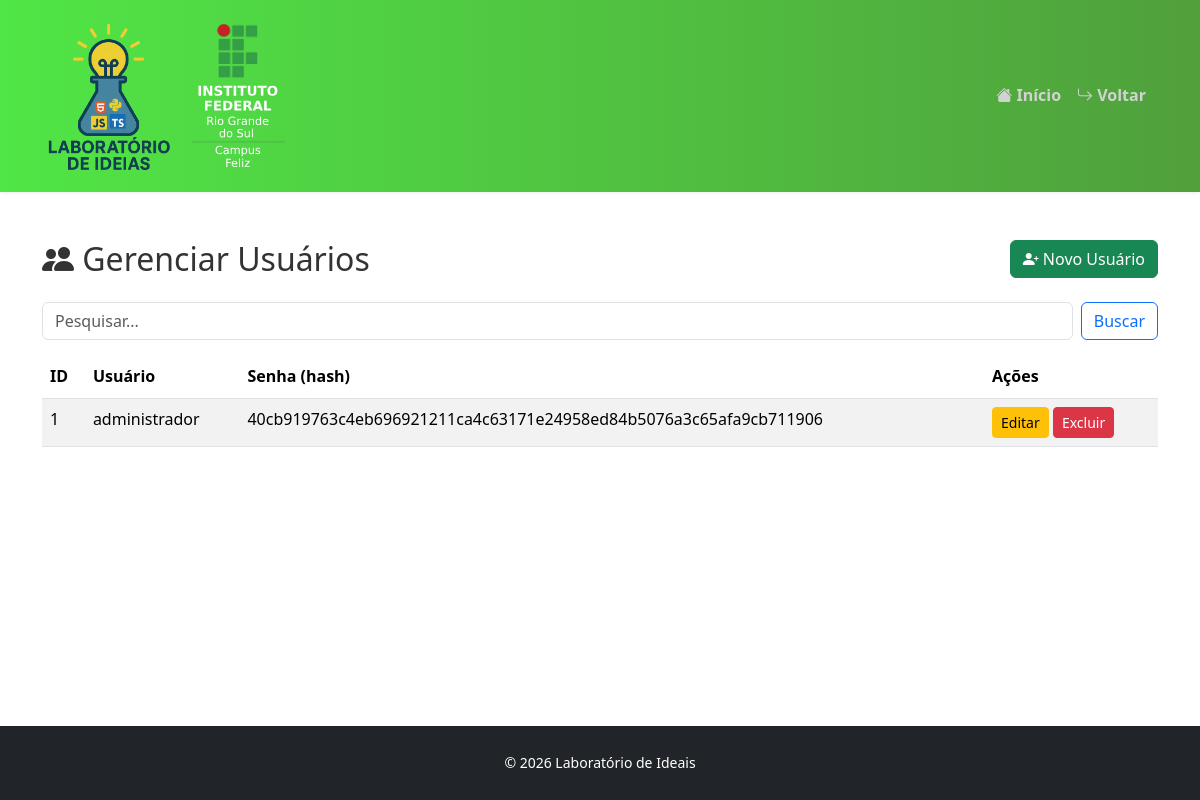
The app's page /manage_usuarios.php (signed in) with its own data.
### tables this page shows
CREATE TABLE `usuarios` (
  `id` int(11) NOT NULL,
  `usuario` varchar(150) NOT NULL,
  `senha` varchar(150) NOT NULL
);

### manage_usuarios.php (the view, shortened to what this page needs)
<?php
require_once 'db.php';
$usuarioLogado = $_SESSION['usuario'];
$search = isset($_GET['search']) ? $conn->real_escape_string($_GET['search']) : '';
$sql = "SELECT * FROM usuarios";
$result = $conn->query($sql);
?>
<!DOCTYPE html>
<html lang="pt-br">
<head>
  <link href="https://cdn.jsdelivr.net/npm/bootstrap@5.3.5/dist/css/bootstrap.min.css" rel="stylesheet">
  <link href="assets/css/style.css" rel="stylesheet">
  <link rel="stylesheet" href="https://cdn.jsdelivr.net/npm/bootstrap-icons@1.13.1/font/bootstrap-icons.min.css">
</head>
<body>
  <nav class="navbar navbar-expand-lg navbar-light bg-light">
    <div class="container">
      <a class="navbar-brand" href="#">
        <img src="assets/img/logo.png" alt="Logo Lab Ideias" height="80">
      </a>
      <a class="navbar-brand" href="#">
        <img src="assets/img/ifrs-logo.svg" alt="Logo IFRS" height="80">
      </a>
      <div class="collapse navbar-collapse" id="navbarNav">
        <ul class="navbar-nav ms-auto">
          <li class="nav-item">
            <a class="nav-link" href="index.php"><i class="bi bi-house-fill"></i> Início</a>
          </li>
          <li class="nav-item">
            <a class="nav-link" href="dashboard.php"><i class="bi bi-arrow-return-right"></i> Voltar</a>
          </li>
        </ul>
      </div>
    </div>
  </nav>
<main class="container py-5">
    <div class="d-flex justify-content-between align-items-center mb-4">
        <h2 class="mb-0"><i class="bi bi-people-fill"></i> Gerenciar Usuários</h2>
        <?php if ($usuarioLogado === 'administrador'): ?>
            <a href="cadusuarios.php" class="btn btn-success">
                <i class="bi bi-person-plus-fill"></i> Novo Usuário
            </a>
        <?php endif; ?>
    </div>
    <form class="d-flex mb-3" method="get">
        <input class="form-control me-2" type="search" name="search"
               value="<?php echo htmlspecialchars($search); ?>" placeholder="Pesquisar...">
        <button class="btn btn-outline-primary" type="submit">Buscar</button>
    </form>
    <table class="table table-striped">
        <thead>
            <tr>
                <th>ID</th>
                <th>Usuário</th>
                <th>Senha (hash)</th>
                <?php if ($usuarioLogado === 'administrador'): ?>
                <th>Ações</th>
                <?php endif; ?>
            </tr>
        </thead>
        <tbody>
            <?php while ($row = $result->fetch_assoc()): ?>
            <tr>
                <td><?php echo $row['id']; ?></td>
                <td><?php echo htmlspecialchars($row['usuario']); ?></td>
                <td><?php echo htmlspecialchars($row['senha']); ?></td>
                <?php if ($usuarioLogado === 'administrador'): ?>
                <td>
                    <a href="edit_usuario.php?id=<?php echo $row['id']; ?>" class="btn btn-sm btn-warning">Editar</a>
                    <a href="manage_usuarios.php?delete=<?php echo $row['id']; ?>"
                       class="btn btn-sm btn-danger"
                       onclick="return confirm('Excluir usuário?');">Excluir</a>
                </td>
                <?php endif; ?>
            </tr>
            <?php endwhile; ?>
        </tbody>
    </table>
</main>
  <?php include 'footer.php'; ?>
</body>
</html>

### assets/css/style.css (style rules this page uses)
body { margin: 0; padding: 0; font-family: 'Segoe UI', Tahoma, Geneva, Verdana, sans-serif; line-height: 1.6; color: #333; }
nav { background: linear-gradient(to right, rgb(80, 230, 70), rgb(80, 160, 60)); box-shadow: 0 0 5px rgba(0, 0, 0, 0.1); }
nav .container { display: flex; align-items: center; justify-content: space-between; padding: 0.5rem 1rem; }
.navbar-brand img { max-height: 150px; height: auto; }
.navbar { display: flex; align-items: center; gap: 1rem; }
.nav-link { font-weight: 600; color: rgb(210, 210, 210); transition: color 0.3s ease, text-shadow 0.3s ease; }

### manage_usuarios.php (style rules this page uses)
html, body { height: 100%; }
body { display: flex; flex-direction: column; }
main { flex: 1; }

### records on screen
usuarios: id "1", usuario "administrador", senha "40cb919763c4eb696921211ca4c63171e24958ed84b5076a3c65afa9cb711906"
